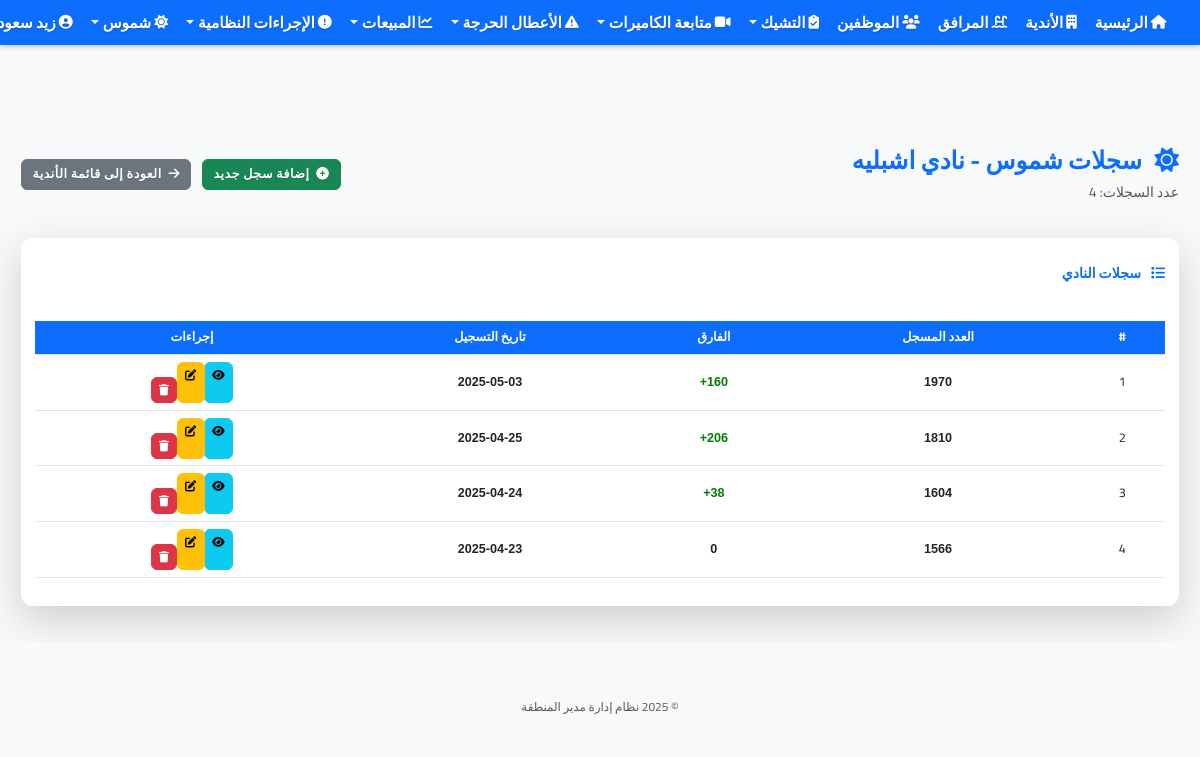
The page /shumoos/club/2 (signed in) on the database its author committed.
### app.py (models this page shows, shortened)
class User(UserMixin, db.Model):
    __table__ = db.Table('user', db.metadata,
        db.Column('id', db.Integer, primary_key=True),
        db.Column('username', db.String(64), index=True, unique=True),
        db.Column('name', db.String(100)),
        db.Column('phone', db.String(20)),
        db.Column('password', db.String(128)),
        db.Column('is_admin', db.Boolean, default=False),
        db.Column('role', db.String(50), default='user'),  # الدور: admin, manager, supervisor, user
        extend_existing=True
    )
    permissions = db.relationship('Permission', secondary='user_permission', lazy='subquery',
                               backref=db.backref('users', lazy=True))
    clubs = db.relationship('Club', secondary=user_clubs, lazy='subquery',
                          backref=db.backref('users', lazy=True))
    def has_permission(self, permission_code):
        try:
            if self.is_admin:
                return True
            user_permission_codes = db.session.query(Permission.code).join(
                user_permission,
                (user_permission.c.permission_id == Permission.id) & (user_permission.c.user_id == self.id)
            ).all()
            user_permission_codes = [p[0] for p in user_permission_codes]
            if permission_code in user_permission_codes:
                return True
            role = self.role or 'user'  # استخدام دور المستخدم العادي إذا لم يكن هناك دور محدد
            role_permissions = db.session.query(Permission.code).join(
                db.Table('role_permission', db.metadata,
                    db.Column('role', db.String(50)),
                    db.Column('permission_id', db.Integer, db.ForeignKey('permission.id')),
                    extend_existing=True
                )
            ).filter_by(role=role).all()
            role_permission_codes = [p[0] for p in role_permissions]
            return permission_code in role_permission_codes
        except Exception as e:
            print(f"خطأ في التحقق من الصلاحيات: {str(e)}")
            return False

class Club(db.Model):
    id = db.Column(db.Integer, primary_key=True)
    name = db.Column(db.String(100), nullable=False)
    location = db.Column(db.String(200), nullable=False)
    manager_name = db.Column(db.String(100))
    phone = db.Column(db.String(20))
    facilities = db.relationship('Facility', secondary=club_facilities, lazy='subquery',
                               backref=db.backref('clubs', lazy=True))

class Shumoos(db.Model):
    __tablename__ = 'shumoos'
    id = db.Column(db.Integer, primary_key=True)
    club_id = db.Column(db.Integer, db.ForeignKey('club.id'), nullable=False)  # النادي
    registered_count = db.Column(db.Integer, nullable=False)  # العدد المسجل في النظام
    registration_date = db.Column(db.Date, nullable=False, default=date.today)  # تاريخ التسجيل
    created_by = db.Column(db.Integer, db.ForeignKey('user.id'), nullable=False)  # المستخدم الذي أضاف السجل
    created_at = db.Column(db.DateTime, default=datetime.now)
    updated_at = db.Column(db.DateTime, default=datetime.now, onupdate=datetime.now)
    club = db.relationship('Club', backref='shumoos_records')
    user = db.relationship('User', backref='created_shumoos')
    def get_difference(self):
        previous_record = Shumoos.query.filter(
            Shumoos.club_id == self.club_id,
            Shumoos.registration_date < self.registration_date
        ).order_by(Shumoos.registration_date.desc()).first()
        if previous_record:
            return self.registered_count - previous_record.registered_count
        else:
            return 0  # لا يوجد سجل سابق

### app.py (the view)
@app.route('/shumoos/club/<int:club_id>')
@login_required
def shumoos_club_records(club_id):
    club = Club.query.get_or_404(club_id)
    if not current_user.is_admin and club not in current_user.clubs:
        flash('ليس لديك صلاحية للوصول إلى هذا النادي')
        return redirect(url_for('shumoos_list'))
    shumoos_records = Shumoos.query.filter_by(club_id=club_id).order_by(Shumoos.registration_date.desc()).all()
    return render_template('shumoos/club_records.html',
                          title=f'سجلات شموس - {club.name}',
                          club=club,
                          shumoos_records=shumoos_records)

### templates/shumoos/club_records.html (shortened to what this page needs)
{% extends 'base.html' %}
{% block content %}
<div class="container-fluid py-4">
    <div class="d-flex justify-content-between align-items-center mb-4">
        <div>
            <h2 class="text-primary mb-0"><i class="fas fa-sun me-2"></i> سجلات شموس - {{ club.name }}</h2>
            <p class="text-muted mt-2">عدد السجلات: {{ shumoos_records|length }}</p>
        </div>
        <div>
            <a href="{{ url_for('new_shumoos') }}?club_id={{ club.id }}" class="btn btn-success me-2">
                <i class="fas fa-plus-circle me-1"></i> إضافة سجل جديد
            </a>
            <a href="{{ url_for('shumoos_list') }}" class="btn btn-secondary">
                <i class="fas fa-arrow-right me-1"></i> العودة إلى قائمة الأندية
            </a>
        </div>
    </div>
    <div class="card shadow-lg">
        <div class="card-header bg-white py-3">
            <h4 class="mb-0 text-primary"><i class="fas fa-list me-2"></i> سجلات النادي</h4>
        </div>
        <div class="card-body p-0">
            {% if shumoos_records %}
            <div class="table-responsive">
                <table class="table table-hover align-middle">
                    <thead class="table-light">
                        <tr>
                            <th class="text-center" style="font-size: 18px; color: #ffffff; background-color: #0d6efd;font-weight: bold;">#</th>
                            <th class="text-center" style="font-size: 18px; color: #ffffff; background-color: #0d6efd; font-weight: bold;">العدد المسجل</th>
                            <th class="text-center" style="font-size: 18px; color: #ffffff; background-color: #0d6efd;font-weight: bold;">الفارق</th>
                            <th class="text-center" style="font-size: 18px; color: #ffffff; background-color: #0d6efd;font-weight: bold;">تاريخ التسجيل</th>
                            <th class="text-center" style="font-size: 18px; color: #ffffff; background-color: #0d6efd;font-weight: bold;">إجراءات</th>
                        </tr>
                    </thead>
                    <tbody>
                        {% for record in shumoos_records %}
                        <tr>
                            <td class="text-center">{{ loop.index }}</td>
                            <td class="text-center english-number" style="font-weight: bold; ">{{ record.registered_count }}</td>
                            <td class="text-center english-number" style="font-weight: bold;
                                {% if record.get_difference() > 0 %}
                                    color: green;
                                {% elif record.get_difference() < 0 %}
                                    color: red;
                                {% endif %}
                            ">
                                {% if record.get_difference() > 0 %}
                                    +{{ record.get_difference() }}
                                {% else %}
                                    {{ record.get_difference() }}
                                {% endif %}
                            </td>
                            <td class="text-center english-number" style="font-weight: bold; ">{{ record.registration_date.strftime('%Y-%m-%d') }}</td>
                            <td class="text-center">
                                <div class="btn-group">
                                    <a href="{{ url_for('shumoos_record_detail', id=record.id) }}" class="btn btn-sm btn-info" title="عرض">
                                        <i class="fas fa-eye"></i>
                                    </a>
                                    <a href="{{ url_for('edit_shumoos', id=record.id) }}" class="btn btn-sm btn-warning" title="تعديل">
                                        <i class="fas fa-edit"></i>
                                    </a>
                                    <form method="post" action="{{ url_for('delete_shumoos', id=record.id) }}" class="d-inline" onsubmit="return confirm('هل أنت متأكد من حذف هذا السجل؟');">
                                        <button type="submit" class="btn btn-sm btn-danger" title="حذف">
                                            <i class="fas fa-trash"></i>
                                        </button>
                                    </form>
                                </div>
                            </td>
                        </tr>
                        {% endfor %}
                    </tbody>
                </table>
            </div>
            {% endif %}
        </div>
    </div>
</div>
{% endblock %}

### templates/base.html (shortened to what this page needs)
<!DOCTYPE html>
<html lang="ar" dir="rtl">
<head>
    <link rel="stylesheet" href="https://cdn.jsdelivr.net/npm/bootstrap@5.3.0/dist/css/bootstrap.rtl.min.css">
    <link rel="stylesheet" href="https://cdnjs.cloudflare.com/ajax/libs/font-awesome/6.4.0/css/all.min.css" media="print" onload="this.media='all'">
    <link rel="stylesheet" href="{{ url_for('static', filename='css/fix-size.css') }}">
    <link rel="stylesheet" href="{{ url_for('static', filename='css/performance.css') }}">
    <link rel="stylesheet" href="{{ url_for('static', filename='css/compact-style.css') }}?v={{ range(100000, 999999) | random }}">
    <link rel="stylesheet" href="{{ url_for('static', filename='css/navbar-fixed-solution.css') }}?v={{ range(100000, 999999) | random }}">
    <link rel="stylesheet" href="{{ url_for('static', filename='css/navbar-fixed-absolute-new.css') }}?v={{ range(100000, 999999) | random }}">
    <link rel="stylesheet" href="{{ url_for('static', filename='css/dashboard-cards-fix.css') }}?v={{ range(100000, 999999) | random }}">
</head>
<body class="no-margin" style="padding-top: 70px !important; margin: 0 !important; overflow-x: hidden !important;">
    <nav class="navbar navbar-expand-lg navbar-dark bg-primary px-2 fixed-top" style="position: fixed !important; top: 0 !important; left: 0 !important; right: 0 !important; width: 100% !important; z-index: 1030 !important; margin: 0 !important; padding: 0 !important; height: 45px !important; box-shadow: 0 2px 5px rgba(0, 0, 0, 0.2) !important; transform: none !important; transition: none !important; animation: none !important; will-change: auto !important;">
        <div class="container-fluid" style="padding: 0;">
            <div class="collapse navbar-collapse" id="navbarNav">
                <ul class="navbar-nav">
                    {% if current_user.is_authenticated %}
                    <li class="nav-item">
                        <a class="nav-link fw-bold" href="{{ url_for('index') }}">
                            <i class="fas fa-home me-1"></i> الرئيسية
                        </a>
                    </li>
                    <li class="nav-item">
                        <a class="nav-link fw-bold" href="{{ url_for('clubs') }}">
                            <i class="fas fa-building me-1"></i> الأندية
                        </a>
                    </li>
                    <li class="nav-item">
                        <a class="nav-link fw-bold" href="{{ url_for('facilities') }}">
                            <i class="fas fa-swimming-pool me-1"></i> المرافق
                        </a>
                    </li>
                    <li class="nav-item">
                        <a class="nav-link fw-bold" href="{{ url_for('employees') }}">
                            <i class="fas fa-users me-1"></i> الموظفين
                        </a>
                    </li>
                    <li class="nav-item dropdown">
                        <a class="nav-link dropdown-toggle fw-bold" href="#" id="checksDropdown" role="button" data-bs-toggle="dropdown">
                            <i class="fas fa-clipboard-check me-1"></i> التشيك
                        </a>
                    </li>
                    <li class="nav-item dropdown">
                        <a class="nav-link dropdown-toggle fw-bold" href="#" id="cameraDropdown" role="button" data-bs-toggle="dropdown">
                            <i class="fas fa-video me-1"></i> متابعة الكاميرات
                        </a>
                    </li>
                    <li class="nav-item dropdown">
                        <a class="nav-link dropdown-toggle fw-bold" href="#" id="criticalIssuesDropdown" role="button" data-bs-toggle="dropdown">
                            <i class="fas fa-exclamation-triangle me-1"></i> الأعطال الحرجة
                        </a>
                    </li>
                    <li class="nav-item dropdown">
                        <a class="nav-link dropdown-toggle fw-bold" href="#" id="salesDropdown" role="button" data-bs-toggle="dropdown">
                            <i class="fas fa-chart-line me-1"></i> المبيعات
                        </a>
                    </li>
                    <li class="nav-item dropdown">
                        <a class="nav-link dropdown-toggle fw-bold" href="#" id="violationsDropdown" role="button" data-bs-toggle="dropdown">
                            <i class="fas fa-exclamation-circle me-1"></i> الإجراءات النظامية
                        </a>
                    </li>
                    <li class="nav-item dropdown">
                        <a class="nav-link dropdown-toggle fw-bold" href="#" id="shumoosDropdown" role="button" data-bs-toggle="dropdown">
                            <i class="fas fa-sun me-1"></i> شموس
                        </a>
                    </li>
                    {% endif %}
                </ul>
                <ul class="navbar-nav ms-auto">
                    {% if current_user.is_authenticated %}
                    <li class="nav-item dropdown">
                        <a class="nav-link dropdown-toggle fw-bold" href="#" id="navbarDropdown" role="button" data-bs-toggle="dropdown">
                            <i class="fas fa-user-circle me-1"></i> {{ current_user.name }}
                        </a>
                    </li>
                    {% else %}
                    <li class="nav-item">
                        <a class="nav-link fw-bold" href="{{ url_for('login') }}">
                            <i class="fas fa-sign-in-alt me-1"></i> تسجيل الدخول
                        </a>
                    </li>
                    {% endif %}
                </ul>
            </div>
        </div>
    </nav>
    <main class="container-fluid px-3" style="margin-top: 20px !important; padding-top: 20px !important;">
        {% block content %}{% endblock %}
    </main>
    <footer class="footer mt-5 py-3 bg-light">
        <div class="container text-center">
            <span class="text-muted">© 2025 نظام إدارة مدير المنطقة</span>
        </div>
    </footer>
</body>
</html>

### rows shown on the page
User: name "زيد…"
Club: name "نادي اشبليه"
Shumoos: registered_count "1970", get_difference "160", registration_date "2025-05-03"
Shumoos: registered_count "1810", get_difference "206", registration_date "2025-04-25"
Shumoos: registered_count "1604", get_difference "38", registration_date "2025-04-24"
Shumoos: registered_count "1566", get_difference "0", registration_date "2025-04-23"

### other values the page prints
{{ shumoos_records|length }} "4"
